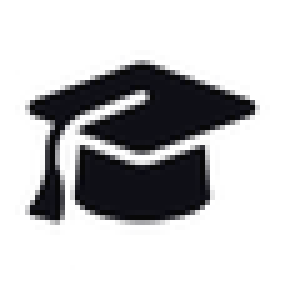
#> input picture images/icons/apple-touch-icon-57x57.png, 57 x 57 px, given in place of original.png, which was not available (shown 5 times larger)
$ python convert.py
#> lines starting #> are read from the running program, lines starting #| are printed output that depends on the picture; pictures that were not available may be replaced by others from this repository, and a replacement may not be noted
import os
import cairosvg
from PIL import Image, ImageDraw

svg_file = os.path.join(os.path.dirname(__file__), "graduation-cap-solid.svg")

icon_sizes = {
    "apple-touch-icon-57x57.png": (57, 57),
    "apple-touch-icon-60x60.png": (60, 60),
    "apple-touch-icon-72x72.png": (72, 72),
    "apple-touch-icon-76x76.png": (76, 76),
    "apple-touch-icon-114x114.png": (114, 114),
    "apple-touch-icon-120x120.png": (120, 120),
    "apple-touch-icon-144x144.png": (144, 144),
    "apple-touch-icon-152x152.png": (152, 152),
    "apple-touch-icon-180x180.png": (180, 180),
    "favicon-16x16.ico": (16, 16),
    "favicon-32x32.ico": (32, 32),
    "favicon-96x96.ico": (96, 96),
    "favicon.ico": (64, 64),
}

base_size = 512
temp_png = os.path.join(os.path.dirname(__file__), "original.png")

cairosvg.svg2png(
    url=svg_file,
    write_to=temp_png,
    output_width=base_size,
    output_height=base_size,
)
#> (this line was passed over: cairosvg is not available in this run)

img = Image.open(temp_png).convert("RGBA")
#> img is the input picture: PIL image 57x57 RGBA; mean R, G, B, A 152, 152, 153.5, 198.4

img = Image.blend(img, Image.new("RGBA", img.size, (0, 0, 255, 0)), 0.03)

width, height = base_size, base_size
background = Image.new("RGBA", (width, height), (0, 0, 0, 0))
#> background: PIL image 512x512 RGBA; every value is 0
draw = ImageDraw.Draw(background)
draw.ellipse((0, 0, width, height), fill=(255, 255, 255, 255))
resized_img = img.resize((int(0.8 * width), int(0.8 * height)), Image.LANCZOS)
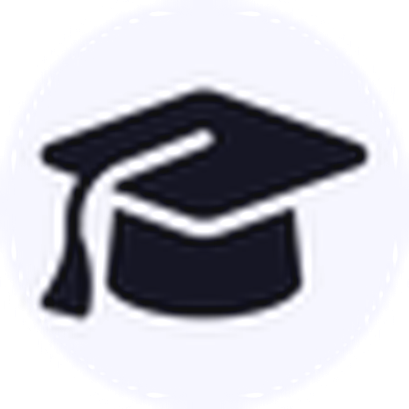
#> resized_img: PIL image 409x409 RGBA; mean R, G, B, A 148.3, 148.3, 156.2, 192.2; transparent parts drawn white
background.paste(resized_img, (int(0.1 * width), int(0.1 * height)), resized_img)
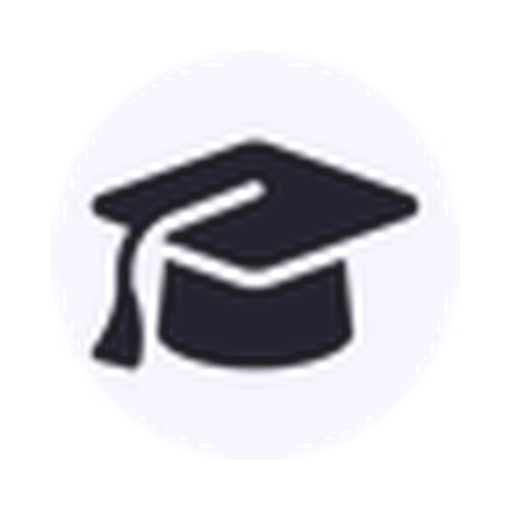
#> background: PIL image 512x512 RGBA; mean R, G, B, A 159.5, 159.5, 164.2, 193.9; transparent parts drawn white
img = background

for filename, size in icon_sizes.items():
    output_img = img.resize(size, Image.LANCZOS)
    output_img.save(
        os.path.join(os.path.dirname(__file__), filename),
        format="PNG" if filename.endswith(".png") else "ICO",
    )
#> this loop made 13 passes
#> pass 1, `output_img = img.resize(size, Image.LANCZOS)`:
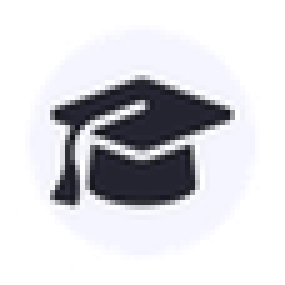
#> output_img: PIL image 57x57 RGBA (shown 5 times larger); mean R, G, B, A 174.6, 174.6, 179.3, 193.8; transparent parts drawn white
#> pass 2, `output_img = img.resize(size, Image.LANCZOS)`:
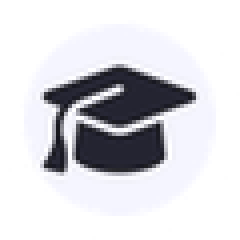
#> output_img: PIL image 60x60 RGBA (shown 4 times larger); mean R, G, B, A 173.6, 173.6, 178.4, 193.9; transparent parts drawn white
#> pass 3, `output_img = img.resize(size, Image.LANCZOS)`:
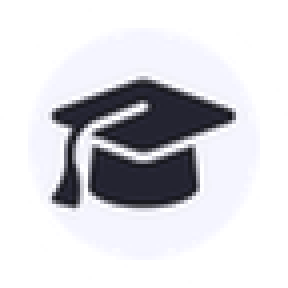
#> output_img: PIL image 72x72 RGBA (shown 4 times larger); mean R, G, B, A 171.5, 171.5, 176.3, 193.9; transparent parts drawn white
#> after the loop:
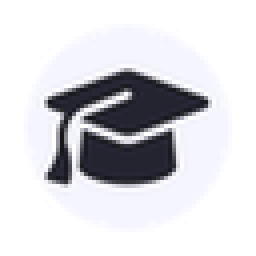
#> output_img: PIL image 64x64 RGBA (shown 4 times larger); mean R, G, B, A 173.2, 173.2, 178, 193.9; transparent parts drawn white
